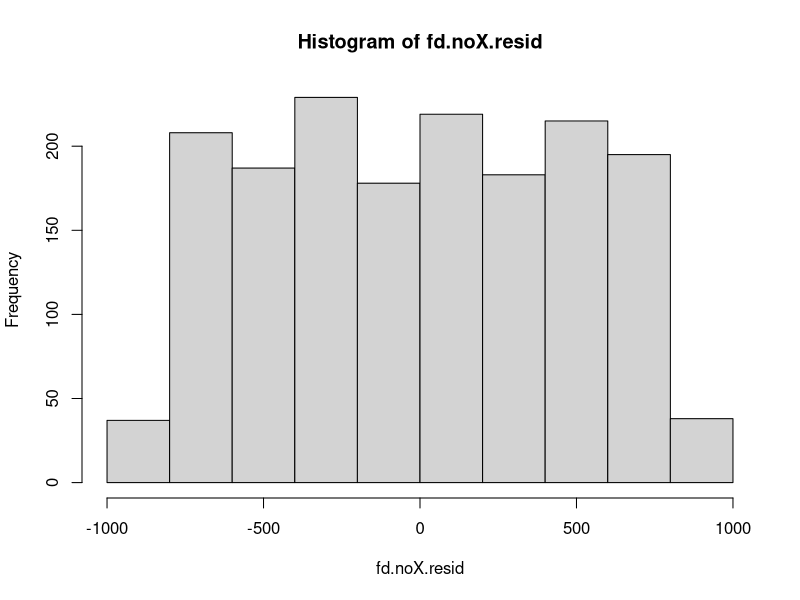
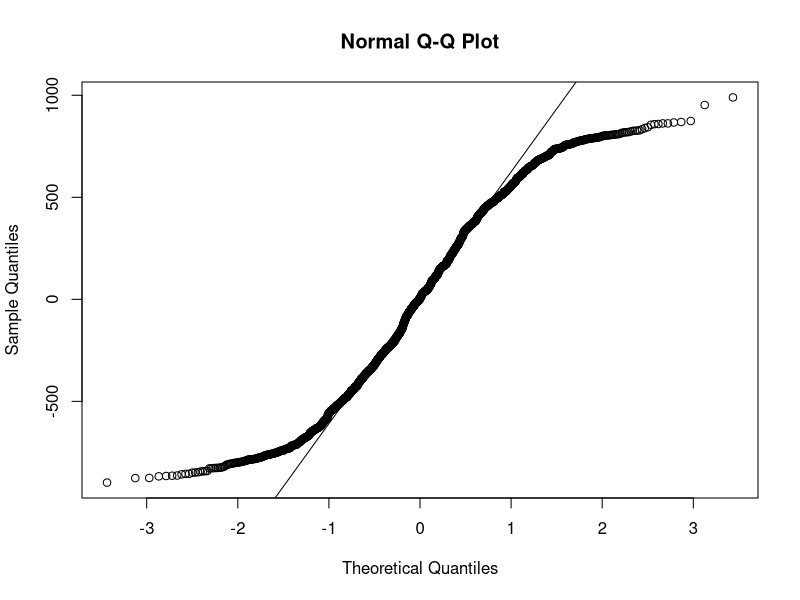
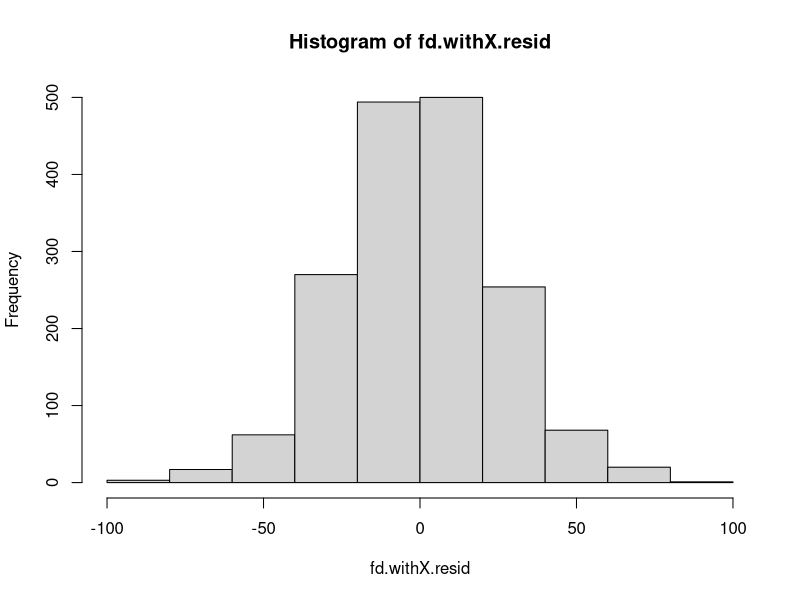
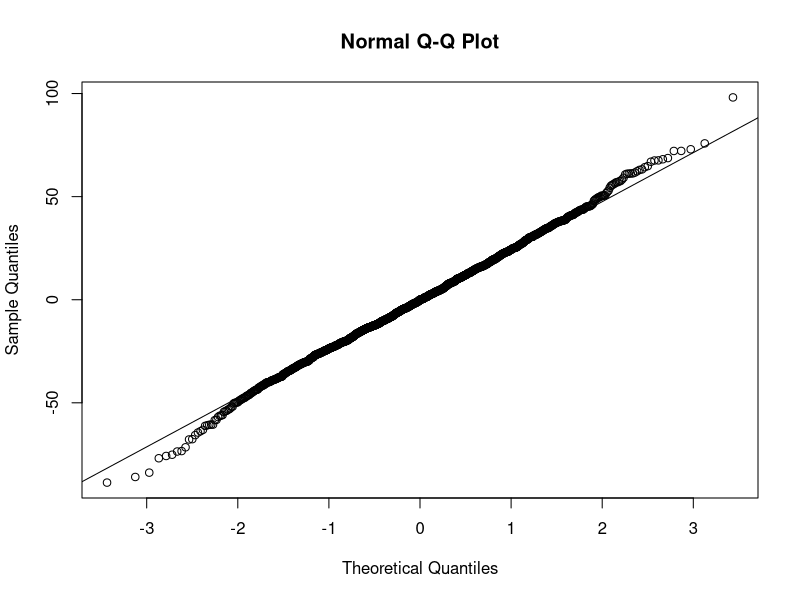
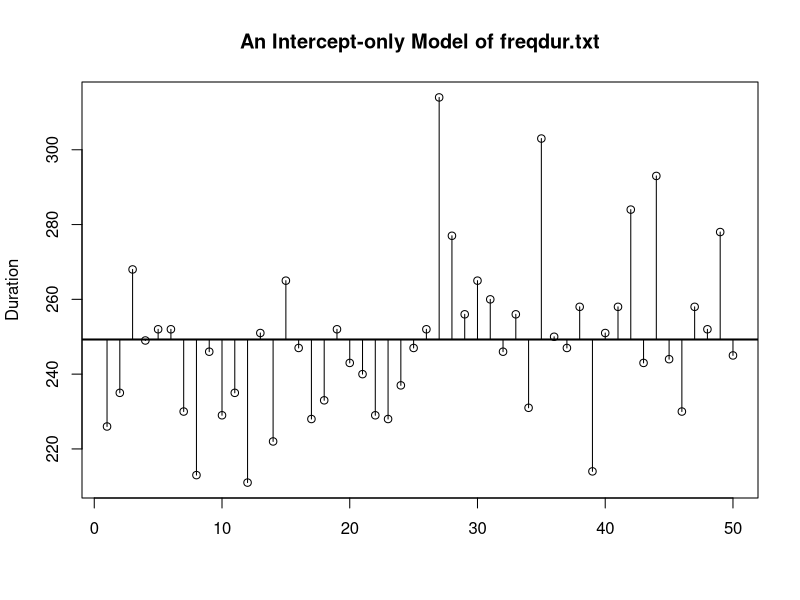

These figures' R source, in order:
# Figure 7
fd = read.delim("freqdur.txt")
fd$LogFreq = log(fd$Freq)

fd$FactorX = 1:nrow(fd) 		
fd$DurX = fd$Dur + fd$FactorX

fd.noX.lm = lm(DurX ~ LogFreq + AoA + Fam, data = fd)

fd.noX.resid = resid(fd.noX.lm)	

png(filename = "ch11.figure7a.png", height = 900, width = 1200, unit = "px",
    res = 200)

hist(fd.noX.resid)

dev.off()

png(filename = "ch11.figure7b.png", height = 900, width = 1200, unit = "px",
    res = 200)

qqnorm(fd.noX.resid)	
qqline(fd.noX.resid)

dev.off()

# Figure 8
fd.withX.lm = lm(DurX ~ LogFreq + AoA + Fam + FactorX, data = fd)
fd.withX.resid = resid(fd.withX.lm)

png(filename = "ch11.figure8a.png", height = 900, width = 1200, unit = "px",
    res = 200)

hist(fd.withX.resid)

dev.off()

png(filename = "ch11.figure8b.png", height = 900, width = 1200, unit = "px",
    res = 200)

qqnorm(fd.withX.resid)	
qqline(fd.withX.resid)

dev.off()

# Figure 9
fd = read.delim("freqdur.txt")
fd.int = lm(Dur ~ 1, data = fd)	

fd.sub = fd[1:50,]
x = 1:nrow(fd.sub)
y = fd.sub$Dur
fd.int.pred = predict(fd.int)

png(filename = "ch11.figure9.png", height = 900, width = 1200, unit = "px",
    res = 200)

plot(x, y, xlab = "", ylab = "Duration", 
     main = "An Intercept-only Model of freqdur.txt")
abline(fd.int, lwd = 2)
segments(x, y, x, fd.int.pred[1:50])

dev.off()